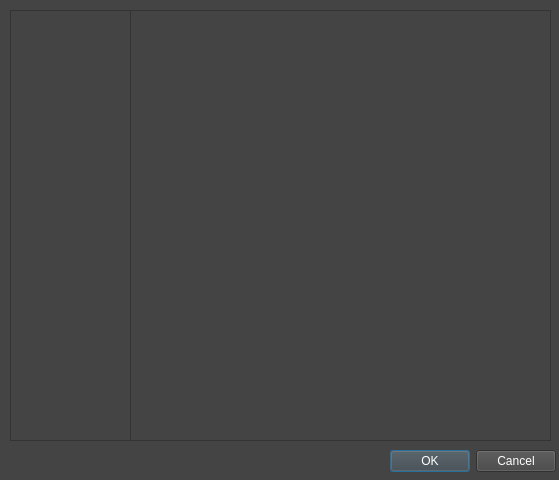
<?xml version="1.0" encoding="UTF-8"?>
<ui version="4.0">
 <class>setting</class>
 <widget class="QDialog" name="setting">
  <property name="geometry">
   <rect>
    <x>0</x>
    <y>0</y>
    <width>559</width>
    <height>480</height>
   </rect>
  </property>
  <property name="windowTitle">
   <string>选项</string>
  </property>
  <property name="styleSheet">
   <string notr="true">background-color: #444444;
    color: #FFFFFF;</string>
  </property>
  <property name="locale">
   <locale language="English" country="UnitedStates"/>
  </property>
  <property name="sizeGripEnabled">
   <bool>false</bool>
  </property>
  <property name="modal">
   <bool>false</bool>
  </property>
  <widget class="QDialogButtonBox" name="buttonBox">
   <property name="geometry">
    <rect>
     <x>390</x>
     <y>450</y>
     <width>166</width>
     <height>23</height>
    </rect>
   </property>
   <property name="orientation">
    <enum>Qt::Horizontal</enum>
   </property>
   <property name="standardButtons">
    <set>QDialogButtonBox::Cancel|QDialogButtonBox::Ok</set>
   </property>
  </widget>
  <widget class="QListView" name="listView">
   <property name="geometry">
    <rect>
     <x>10</x>
     <y>10</y>
     <width>121</width>
     <height>431</height>
    </rect>
   </property>
  </widget>
  <widget class="QScrollArea" name="scrollArea">
   <property name="geometry">
    <rect>
     <x>130</x>
     <y>10</y>
     <width>421</width>
     <height>431</height>
    </rect>
   </property>
   <property name="widgetResizable">
    <bool>true</bool>
   </property>
   <widget class="QWidget" name="scrollAreaWidgetContents">
    <property name="geometry">
     <rect>
      <x>0</x>
      <y>0</y>
      <width>419</width>
      <height>429</height>
     </rect>
    </property>
    <widget class="QStackedWidget" name="stackedWidget">
     <property name="geometry">
      <rect>
       <x>-1</x>
       <y>-1</y>
       <width>421</width>
       <height>431</height>
      </rect>
     </property>
    </widget>
   </widget>
  </widget>
 </widget>
 <resources/>
 <connections>
  <connection>
   <sender>buttonBox</sender>
   <signal>accepted()</signal>
   <receiver>setting</receiver>
   <slot>accept()</slot>
   <hints>
    <hint type="sourcelabel">
     <x>448</x>
     <y>470</y>
    </hint>
    <hint type="destinationlabel">
     <x>157</x>
     <y>274</y>
    </hint>
   </hints>
  </connection>
  <connection>
   <sender>buttonBox</sender>
   <signal>rejected()</signal>
   <receiver>setting</receiver>
   <slot>reject()</slot>
   <hints>
    <hint type="sourcelabel">
     <x>448</x>
     <y>470</y>
    </hint>
    <hint type="destinationlabel">
     <x>286</x>
     <y>274</y>
    </hint>
   </hints>
  </connection>
 </connections>
</ui>
